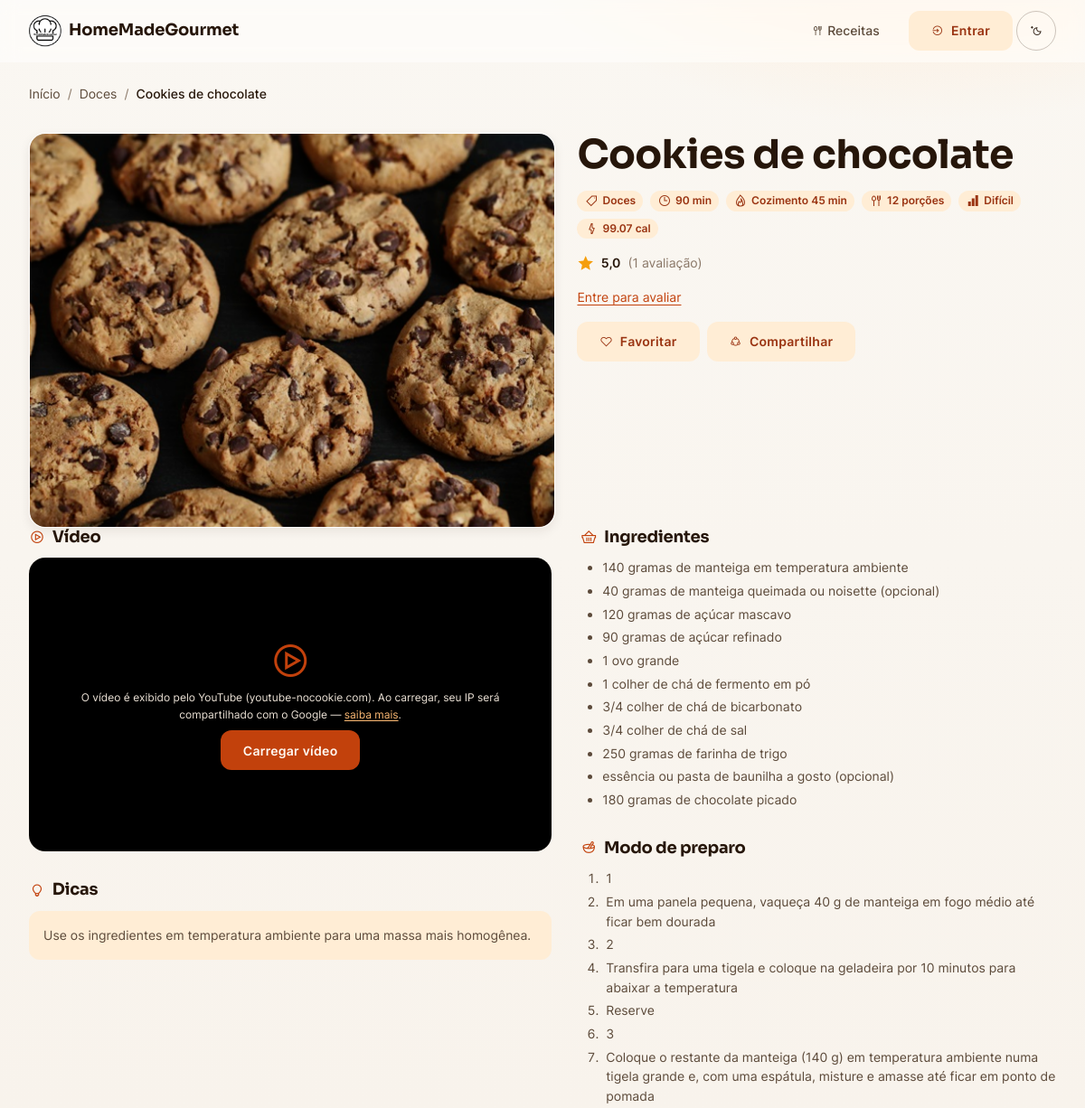
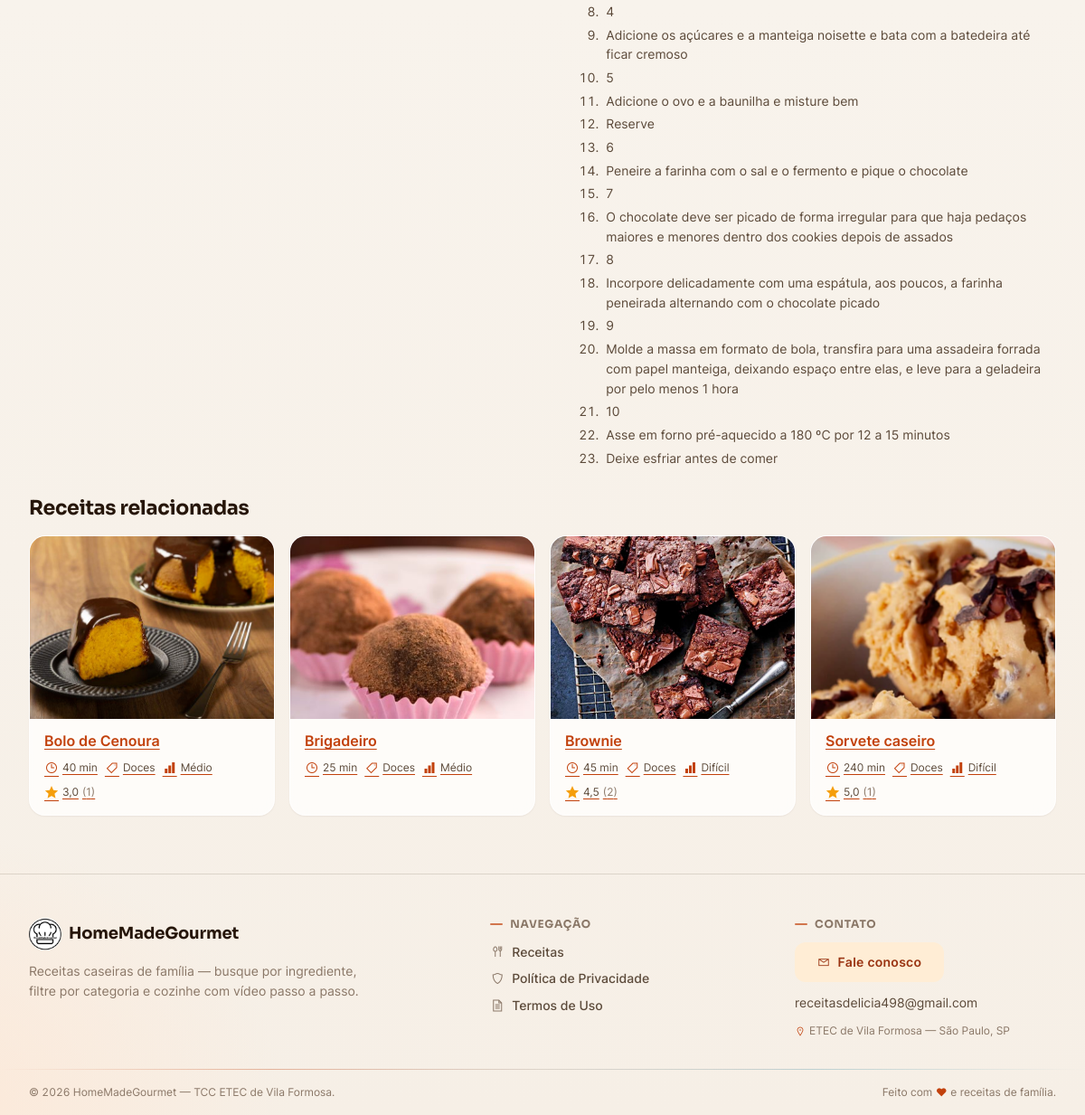
Screenshot of /receita/22/cookies-de-chocolate with the database file from the repository (2 pictures, top to bottom).
### tables this page shows
CREATE TABLE receita (
    idReceita     INT UNSIGNED   NOT NULL AUTO_INCREMENT,
    nomeReceita   VARCHAR(70)    NOT NULL,
    porcoes       SMALLINT UNSIGNED NOT NULL,
    tempoReceita  VARCHAR(10)    NOT NULL,
    qtdCalorias   DECIMAL(7,2)   NOT NULL,
    link          VARCHAR(400)   NOT NULL COMMENT 'Embed (iframe) do vídeo no YouTube (youtube-nocookie)',
    ingrediente_1  VARCHAR(60)   NULL,
    ingrediente_2  VARCHAR(60)   NULL,
    ingrediente_3  VARCHAR(60)   NULL,
    ingrediente_4  VARCHAR(60)   NULL,
    ingrediente_5  VARCHAR(60)   NULL,
    ingrediente_6  VARCHAR(60)   NULL,
    ingrediente_7  VARCHAR(60)   NULL,
    ingrediente_8  VARCHAR(60)   NULL,
    ingrediente_9  VARCHAR(60)   NULL,
    ingrediente_10 VARCHAR(60)   NULL,
    ingrediente_11 VARCHAR(60)   NULL,
    ingrediente_12 VARCHAR(60)   NULL,
    ingrediente_13 VARCHAR(60)   NULL,
    ingrediente_14 VARCHAR(60)   NULL,
    ingrediente_15 VARCHAR(60)   NULL,
    modoPreparo   TEXT           NOT NULL,
    idcategoriaFK INT UNSIGNED   NULL,
    imagem        VARCHAR(30)    NOT NULL,
    dificuldade    ENUM('Fácil','Médio','Difícil') NULL COMMENT 'Grau de dificuldade exibido no card e na página',
    tempoCozimento VARCHAR(10)   NULL COMMENT 'Tempo de cozimento, separado do tempo total de preparo',
    dicas          TEXT          NULL COMMENT 'Dicas/observações opcionais exibidas na página da receita',

    CONSTRAINT pk_receita              PRIMARY KEY (idReceita),
    CONSTRAINT uq_receita_nome         UNIQUE (nomeReceita),
    CONSTRAINT uq_receita_link         UNIQUE (link),
    CONSTRAINT ck_receita_porcoes      CHECK (porcoes > 0),
    CONSTRAINT ck_receita_calorias     CHECK (qtdCalorias >= 0),
    CONSTRAINT ck_receita_ingrediente1 CHECK (ingrediente_1 IS NOT NULL)
);

CREATE TABLE categoria (
    idCategoria   INT UNSIGNED  NOT NULL AUTO_INCREMENT,
    nomeCategoria VARCHAR(30)   NOT NULL,
    icone         VARCHAR(40)   NULL COMMENT 'Classe do ícone Line Awesome (ex.: la-fish) — permite adicionar categorias sem tocar no código',

    CONSTRAINT pk_categoria             PRIMARY KEY (idCategoria),
    CONSTRAINT uq_categoria_nome        UNIQUE (nomeCategoria),
    CONSTRAINT ck_categoria_nome_valido CHECK (CHAR_LENGTH(TRIM(nomeCategoria)) >= 3)
);

### src/Presentation/View/partials/recipe-card.php (the view, shortened to what the rows shown need)
<?php
$slug = Slug::make((string) $card['name']);
$delay = isset($cardIndex) ? min((int) $cardIndex * 40, 400) : 0;
$loading = !empty($cardEager) ? 'eager' : 'lazy';
?>
<li class="card recipe-card reveal" style="animation-delay: <?= $delay ?>ms">
    <a class="recipe-card__btn" href="receita/<?= (int) $card['id'] ?>/<?= $slug ?>"
       aria-label="Ver receita: <?= htmlspecialchars((string) $card['name']) ?>">
        <span class="recipe-card__media">
            <img src="./assets/img/<?= htmlspecialchars((string) $card['image']) ?>"
                 alt="" loading="<?= $loading ?>" width="400" height="300">
        </span>
        <span class="recipe-card__body">
            <span class="recipe-card__title"><?= htmlspecialchars((string) $card['name']) ?></span>
            <span class="recipe-card__meta">
                <span><i class="las la-clock" aria-hidden="true"></i><?= htmlspecialchars((string) $card['time']) ?></span>
                <span><i class="las la-tag" aria-hidden="true"></i><?= htmlspecialchars((string) $card['category']) ?></span>
                <?php if (!empty($card['difficulty'])): ?>
                    <span><i class="las la-signal" aria-hidden="true"></i><?= htmlspecialchars((string) $card['difficulty']) ?></span>
                <?php endif; ?>
                <?php if (!empty($card['rating']['count'])): ?>
                    <span class="recipe-card__rating"><i class="las la-star" aria-hidden="true"></i><?= htmlspecialchars(number_format((float) $card['rating']['average'], 1, ',', '')) ?> <span class="recipe-card__rating-count">(<?= (int) $card['rating']['count'] ?>)</span></span>
                <?php endif; ?>
            </span>
        </span>
    </a>
</li>

### src/Presentation/View/recipe.php (shortened to what the rows shown need)
<?php
$recipe = $viewData['recipe'];
$related = $viewData['related'] ?? [];
$isLogged = $isLogged ?? false;
$ingredientes = array_values(array_filter(
    $recipe['ingredients'],
    static fn (string $i): bool => $i !== 'Não há mais ingredientes',
));
?>
<!DOCTYPE html>
<html lang="pt-br">
<head>
<?php
require __DIR__ . '/partials/head.php';
?>
</head>
<body>
<?php require __DIR__ . '/partials/header.php'; ?>
    <main id="conteudo" class="recipe-page container" role="main">
        <nav class="breadcrumb" aria-label="Você está em">
            <a href="index.php">Início</a>
            <span aria-hidden="true">/</span>
            <?php if ($recipe['categoryId'] > 0): ?>
                <a href="index.php?categoriaReceita=<?= (int) $recipe['categoryId'] ?>&amp;buscar=1"><?= htmlspecialchars((string) $recipe['category']) ?></a>
                <span aria-hidden="true">/</span>
            <?php endif; ?>
            <span aria-current="page"><?= htmlspecialchars((string) $recipe['name']) ?></span>
        </nav>
        <article class="recipe">
            <header class="recipe__head">
                <div class="recipe__intro">
                    <h1 class="recipe__title"><?= htmlspecialchars((string) $recipe['name']) ?></h1>
                    <ul class="recipe__facts" aria-label="Informações da receita">
                        <li class="badge"><i class="las la-tag" aria-hidden="true"></i><?= htmlspecialchars((string) $recipe['category']) ?></li>
                        <li class="badge"><i class="las la-clock" aria-hidden="true"></i><?= htmlspecialchars((string) $recipe['time']) ?></li>
                        <?php if (!empty($recipe['cookTime'])): ?>
                            <li class="badge"><i class="las la-fire" aria-hidden="true"></i>Cozimento <?= htmlspecialchars((string) $recipe['cookTime']) ?></li>
                        <?php endif; ?>
                        <li class="badge"><i class="las la-utensils" aria-hidden="true"></i><?= (int) $recipe['servings'] ?> porções</li>
                        <?php if (!empty($recipe['difficulty'])): ?>
                            <li class="badge"><i class="las la-signal" aria-hidden="true"></i><?= htmlspecialchars((string) $recipe['difficulty']) ?></li>
                        <?php endif; ?>
                        <li class="badge"><i class="las la-bolt" aria-hidden="true"></i><?= htmlspecialchars((string) $recipe['calories']) ?> cal</li>
                    </ul>
                    <?php $rating = $recipe['rating']; $notaUsuario = $userScore ?? null; ?>
                    <div class="recipe__rating" aria-label="Avaliação média">
                        <?php if ($rating['count'] > 0): ?>
                            <i class="las la-star" aria-hidden="true"></i>
                            <span class="rating-value"><?= htmlspecialchars(number_format((float) $rating['average'], 1, ',', '')) ?></span>
                            <span class="rating-count">(<?= (int) $rating['count'] ?> avaliaç<?= (int) $rating['count'] === 1 ? 'ão' : 'ões' ?>)</span>
                        <?php else: ?>
                            <span class="rating-empty">Sem avaliações ainda</span>
                        <?php endif; ?>
                    </div>
                    <?php if ($isLogged): ?>
                        <div class="rate-widget js-rate" role="radiogroup" aria-label="Sua avaliação"
                             data-id="<?= (int) $recipe['id'] ?>"
                             data-csrf="<?= htmlspecialchars((string) ($csrfToken ?? '')) ?>"
                             data-score="<?= (int) $notaUsuario ?>">
                            <span class="rate-widget__label">Sua nota:</span>
                            <?php for ($s = 1; $s <= 5; $s++): ?>
                                <?php $on = $notaUsuario !== null && $s <= $notaUsuario; ?>
                                <button type="button" class="rate-star<?= $on ? ' is-on' : '' ?>" data-score="<?= $s ?>"
                                        aria-label="<?= $s ?> estrela<?= $s > 1 ? 's' : '' ?>"
                                        aria-pressed="<?= $notaUsuario === $s ? 'true' : 'false' ?>">
                                    <i class="<?= $on ? 'las' : 'lar' ?> la-star" aria-hidden="true"></i>
                                </button>
                            <?php endfor; ?>
                        </div>
                    <?php else: ?>
                        <a class="rate-login" href="login.php?erro=1">Entre para avaliar</a>
                    <?php endif; ?>
                    <div class="recipe__actions">
                        <?php if ($isLogged): ?>
                            <button type="button" class="btn btn--soft js-favorito<?= !empty($isFavorite) ? ' is-active' : '' ?>"
                                    data-id="<?= (int) $recipe['id'] ?>"
                                    data-csrf="<?= htmlspecialchars((string) ($csrfToken ?? '')) ?>"
                                    aria-pressed="<?= !empty($isFavorite) ? 'true' : 'false' ?>">
                                <i class="<?= !empty($isFavorite) ? 'las la-heart' : 'lar la-heart' ?>" aria-hidden="true"></i>
                                <span class="js-favorito-label"><?= !empty($isFavorite) ? 'Favoritada' : 'Favoritar' ?></span>
                            </button>
                        <?php else: ?>
                            <a class="btn btn--soft" href="login.php?erro=1">
                            </a>
                        <?php endif; ?>
                        <button type="button" class="btn btn--soft js-compartilhar"
                                data-title="<?= htmlspecialchars((string) $recipe['name']) ?>">
                        </button>
                    </div>
                </div>
            </header>
            <div class="recipe__grid">
                <div class="recipe__col">
                    <section class="recipe-section" aria-labelledby="tituloVideo">
                        <h2 id="tituloVideo"><i class="las la-play-circle" aria-hidden="true"></i> Vídeo</h2>
                    </section>
                    <?php if (!empty($recipe['tips'])): ?>
                        <section class="recipe-section" aria-labelledby="tituloDicas">
                            <h2 id="tituloDicas"><i class="las la-lightbulb" aria-hidden="true"></i> Dicas</h2>
                            <p class="recipe__tips"><?= nl2br(htmlspecialchars((string) $recipe['tips'])) ?></p>
                        </section>
                    <?php endif; ?>
                </div>
                <div class="recipe__col">
                    <section class="recipe-section" aria-labelledby="tituloIngredientes">
                        <h2 id="tituloIngredientes"><i class="las la-shopping-basket" aria-hidden="true"></i> Ingredientes</h2>
                        <ul class="recipe__ingredients">
                            <?php foreach ($ingredientes as $ingrediente): ?>
                                <li><?= htmlspecialchars($ingrediente) ?></li>
                            <?php endforeach; ?>
                        </ul>
                    </section>
                    <section class="recipe-section" aria-labelledby="tituloPreparo">
                        <h2 id="tituloPreparo"><i class="las la-mortar-pestle" aria-hidden="true"></i> Modo de preparo</h2>
                    </section>
                </div>
            </div>
        </article>
        <?php if ($related !== []): ?>
            <section class="related" aria-labelledby="tituloRelacionadas">
                <h2 id="tituloRelacionadas" class="related__title">Receitas relacionadas</h2>
                <ul class="recipe-grid" role="list" style="list-style:none; padding:0;">
                    <?php foreach ($related as $cardIndex => $card): ?>
                        <?php require __DIR__ . '/partials/recipe-card.php'; ?>
                    <?php endforeach; ?>
                </ul>
            </section>
        <?php endif; ?>
    </main>
<?php require __DIR__ . '/partials/footer.php'; ?>
</body>
</html>

### rows the page displays
receita: idcategoriaFK.nomeCategoria "Doces", nomeReceita "Cookies de chocolate", tempoReceita "90 min", tempoCozimento "45 min", porcoes "12", dificuldade "Difícil", qtdCalorias "99.07", dicas "Use os ingredientes em temperatura ambiente para uma massa mais homogênea.", ingrediente_1 "140 gramas de manteiga em temperatura ambiente", ingrediente_2 "40 gramas de manteiga queimada ou noisette (opcional)", ingrediente_3 "120 gramas de açúcar mascavo", ingrediente_4 "90 gramas de açúcar refinado", ingrediente_5 "1 ovo grande", ingrediente_6 "1 colher de chá de fermento em pó", ingrediente_7 "3/4 colher de chá de bicarbonato", ingrediente_8 "3/4 colher de chá de sal", ingrediente_9 "250 gramas de farinha de trigo", ingrediente_10 "essência ou pasta de baunilha a gosto (opcional)", ingrediente_11 "180 gramas de chocolate picado"
receita: imagem (picture), nomeReceita "Bolo de Cenoura", tempoReceita "40 min", idcategoriaFK.nomeCategoria "Doces", dificuldade "Médio", average "3,0", count "1"
receita: imagem (picture), nomeReceita "Brigadeiro", tempoReceita "25 min", idcategoriaFK.nomeCategoria "Doces", dificuldade "Médio"
receita: imagem (picture), nomeReceita "Brownie", tempoReceita "45 min", idcategoriaFK.nomeCategoria "Doces", dificuldade "Difícil", average "4,5", count "2"
receita: imagem (picture), nomeReceita "Sorvete caseiro", tempoReceita "240 min", idcategoriaFK.nomeCategoria "Doces", dificuldade "Difícil", average "5,0", count "1"

### other values shown
$rating['average'] "5,0"
$rating['count'] "1"
$passo "1"
$passo "Em uma panela pequena, vaqueça 40 g de manteiga em fogo médio até ficar bem dourada"
$passo "2"
$passo "Transfira para uma tigela e coloque na geladeira por 10 minutos para abaixar a temperatura"
$passo "Reserve"
$passo "3"
$passo "Coloque o restante da manteiga (140 g) em temperatura ambiente numa tigela grande e, com uma espátula, misture e amasse até ficar em ponto de pomada"
$passo "4"
$passo "Adicione os açúcares e a manteiga noisette e bata com a batedeira até ficar cremoso"
$passo "5"
$passo "Adicione o ovo e a baunilha e misture bem"
$passo "6"
$passo "Peneire a farinha com o sal e o fermento e pique o chocolate"
